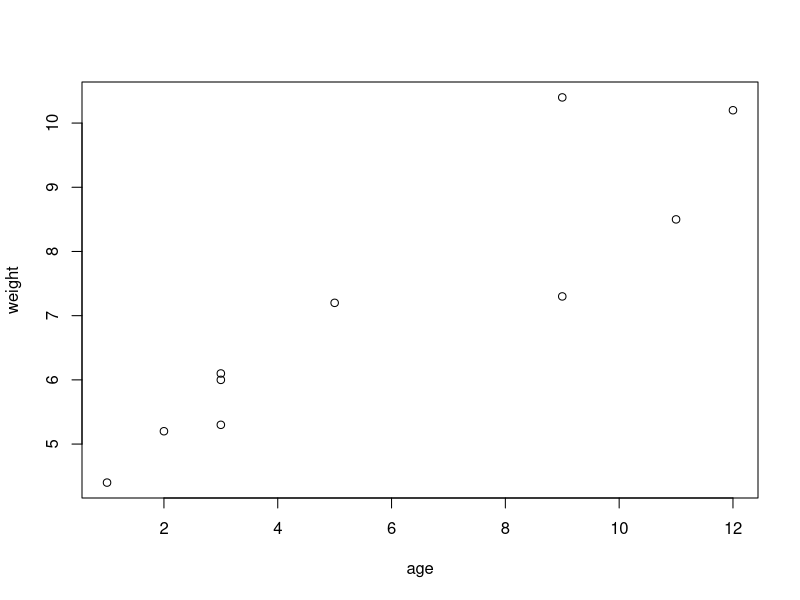

Recreate this plot in R.
age <- c(1, 3, 5, 2, 11, 9, 3, 9, 12, 3)
weight <- c(4.4, 5.3, 7.2, 5.2, 8.5, 7.3, 6.0, 10.4, 10.2, 6.1)

mean(weight)
sd(weight)
cor(age, weight)
plot(age, weight)
